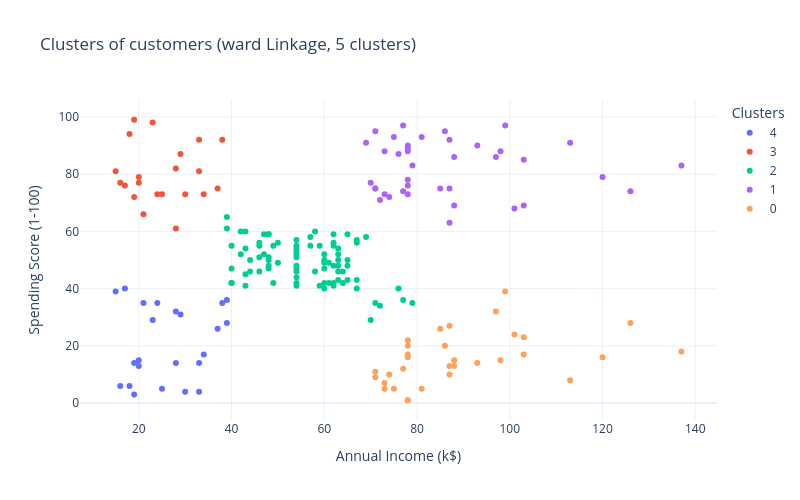

Notebook source saved alongside this figure:
### Code cell
# Based on the dendrogram, a suitable number of clusters can be determined 
n_clusters = 5

# 3. Analyze and Visualize Clusters
# Apply Agglomerative Clustering with the chosen number of clusters
hc = AgglomerativeClustering(n_clusters=n_clusters, metric='euclidean', linkage=linkage_method)
df['Cluster'] = hc.fit_predict(X_scaled)

# Visualize Clusters (Interactive with Hover)
import plotly.express as px

# Ensure cluster column is a string for discrete colors
df['Cluster_Str'] = df['Cluster'].astype(str)

# Create the interactive scatter plot
fig = px.scatter(
    df, 
    x='Annual Income (k$)', 
    y='Spending Score (1-100)',
    color='Cluster_Str',
    title=f'Clusters of customers ({linkage_method} Linkage, {n_clusters} clusters)',
    hover_data={'CustomerID': True},  # Displays CustomerID on hover
    labels={'Cluster_Str': 'Clusters'},
    template='plotly_white',
    width=800,
    height=500
)

# Display the interactive plot
fig.show()

# 4. Evaluate Clusters (Calculate Silhouette Score)
silhouette_avg = silhouette_score(X_scaled, df['Cluster'])
print(f"The Silhouette Score for {n_clusters} clusters using {linkage_method} linkage is: {silhouette_avg:.4f}")

# Display cluster characteristics 
print("\nCluster characteristics (mean values):")
print(df.groupby('Cluster')[['Annual Income (k$)', 'Spending Score (1-100)']].mean())

### Figure 1 — Plotly figure (JSON) as saved in the notebook; plotly's stock layout.template omitted (floating-point values rounded to 4 significant figures)
{"data": [{"customdata": [[1], [3], [5], [7], [9], [11], [13], [15], [17], [19], [21], [23], [25], [27], [29], [31], [33], [35], [37], [39], [41], [43], [45]], "hovertemplate": "Clusters=4<br>Annual Income (k$)=%{x}<br>Spending Score (1-100)=%{y}<br>CustomerID=%{customdata[0]}<extra></extra>", "legendgroup": "4", "marker": {"color": "#636efa", "symbol": "circle"}, "mode": "markers", "name": "4", "orientation": "v", "showlegend": true, "type": "scatter", "x": [15, 16, 17, 18, 19, 19, 20, 20, 21, 23, 24, 25, 28, 28, 29, 30, 33, 33, 34, 37, 38, 39, 39], "xaxis": "x", "y": [39, 6, 40, 6, 3, 14, 15, 13, 35, 29, 35, 5, 14, 32, 31, 4, 4, 14, 17, 26, 35, 36, 28], "yaxis": "y"}, {"customdata": [[2], [4], [6], [8], [10], [12], [14], [16], [18], [20], [22], [24], [26], [28], [30], [32], [34], [36], [38], [40], [42]], "hovertemplate": "Clusters=3<br>Annual Income (k$)=%{x}<br>Spending Score (1-100)=%{y}<br>CustomerID=%{customdata[0]}<extra></extra>", "legendgroup": "3", "marker": {"color": "#EF553B", "symbol": "circle"}, "mode": "markers", "name": "3", "orientation": "v", "showlegend": true, "type": "scatter", "x": [15, 16, 17, 18, 19, 19, 20, 20, 21, 23, 24, 25, 28, 28, 29, 30, 33, 33, 34, 37, 38], "xaxis": "x", "y": [81, 77, 76, 94, 72, 99, 77, 79, 66, 98, 73, 73, 82, 61, 87, 73, 92, 81, 73, 75, 92], "yaxis": "y"}, {"customdata": [[44], [46], [47], [48], [49], [50], [51], [52], [53], [54], [55], [56], [57], [58], [59], [60], [61], [62], [63], [64], [65], [66], [67], [68], [69], [70], [71], [72], [73], [74], [75], [76], [77], [78], [79], [80], [81], [82], [83], [84], [85], [86], [87], [88], [89], [90], [91], [92], [93], [94], [95], [96], [97], [98], [99], [100], [101], [102], [103], [104], [105], [106], [107], [108], [109], [110], [111], [112], [113], [114], [115], [116], [117], [118], [119], [120], [121], [122], [123], [125], [127], [133], [143], [147], [161]], "hovertemplate": "Clusters=2<br>Annual Income (k$)=%{x}<br>Spending Score (1-100)=%{y}<br>CustomerID=%{customdata[0]}<extra></extra>", "legendgroup": "2", "marker": {"color": "#00cc96", "symbol": "circle"}, "mode": "markers", "name": "2", "orientation": "v", "showlegend": true, "type": "scatter", "x": [39, 39, 40, 40, 40, 40, 42, 42, 43, 43, 43, 43, 44, 44, 46, 46, 46, 46, 47, 47, 48, 48, 48, 48, 48, 48, 49, 49, 50, 50, 54, 54, 54, 54, 54, 54, 54, 54, 54, 54, 54, 54, 57, 57, 58, 58, 59, 59, 60, 60, 60, 60, 60, 60, 61, 61, 62, 62, 62, 62, 62, 62, 63, 63, 63, 63, 63, 63, 64, 64, 65, 65, 65, 65, 67, 67, 67, 67, 69, 70, 71, 72, 76, 77, 79], "xaxis": "x", "y": [61, 65, 55, 47, 42, 42, 52, 60, 54, 60, 45, 41, 50, 46, 51, 46, 56, 55, 52, 59, 51, 59, 50, 48, 59, 47, 55, 42, 49, 56, 47, 54, 53, 48, 52, 42, 51, 55, 41, 44, 57, 46, 58, 55, 60, 46, 55, 41, 49, 40, 42, 52, 47, 50, 42, 49, 41, 48, 59, 55, 56, 42, 50, 46, 43, 48, 52, 54, 42, 46, 48, 50, 43, 59, 43, 57, 56, 40, 58, 29, 35, 34, 40, 36, 35], "yaxis": "y"}, {"customdata": [[124], [126], [128], [130], [132], [134], [136], [138], [140], [142], [144], [146], [148], [150], [152], [154], [156], [158], [160], [162], [164], [166], [168], [170], [172], [174], [176], [178], [180], [182], [184], [186], [188], [190], [192], [194], [196], [198], [200]], "hovertemplate": "Clusters=1<br>Annual Income (k$)=%{x}<br>Spending Score (1-100)=%{y}<br>CustomerID=%{customdata[0]}<extra></extra>", "legendgroup": "1", "marker": {"color": "#ab63fa", "symbol": "circle"}, "mode": "markers", "name": "1", "orientation": "v", "showlegend": true, "type": "scatter", "x": [69, 70, 71, 71, 71, 72, 73, 73, 74, 75, 76, 77, 77, 78, 78, 78, 78, 78, 78, 79, 81, 85, 86, 87, 87, 87, 88, 88, 93, 97, 98, 99, 101, 103, 103, 113, 120, 126, 137], "xaxis": "x", "y": [91, 77, 95, 75, 75, 71, 88, 73, 72, 93, 87, 97, 74, 90, 88, 76, 89, 78, 73, 83, 93, 75, 95, 63, 75, 92, 86, 69, 90, 86, 88, 97, 68, 85, 69, 91, 79, 74, 83], "yaxis": "y"}, {"customdata": [[129], [131], [135], [137], [139], [141], [145], [149], [151], [153], [155], [157], [159], [163], [165], [167], [169], [171], [173], [175], [177], [179], [181], [183], [185], [187], [189], [191], [193], [195], [197], [199]], "hovertemplate": "Clusters=0<br>Annual Income (k$)=%{x}<br>Spending Score (1-100)=%{y}<br>CustomerID=%{customdata[0]}<extra></extra>", "legendgroup": "0", "marker": {"color": "#FFA15A", "symbol": "circle"}, "mode": "markers", "name": "0", "orientation": "v", "showlegend": true, "type": "scatter", "x": [71, 71, 73, 73, 74, 75, 77, 78, 78, 78, 78, 78, 78, 81, 85, 86, 87, 87, 87, 88, 88, 93, 97, 98, 99, 101, 103, 103, 113, 120, 126, 137], "xaxis": "x", "y": [11, 9, 5, 7, 10, 5, 12, 22, 17, 20, 16, 1, 1, 5, 26, 20, 27, 13, 10, 13, 15, 14, 32, 15, 39, 24, 17, 23, 8, 16, 28, 18], "yaxis": "y"}], "layout": {"height": 500, "legend": {"title": {"text": "Clusters"}, "tracegroupgap": 0}, "title": {"text": "Clusters of customers (ward Linkage, 5 clusters)"}, "width": 800, "xaxis": {"anchor": "y", "domain": [0, 1], "title": {"text": "Annual Income (k$)"}}, "yaxis": {"anchor": "x", "domain": [0, 1], "title": {"text": "Spending Score (1-100)"}}}}
